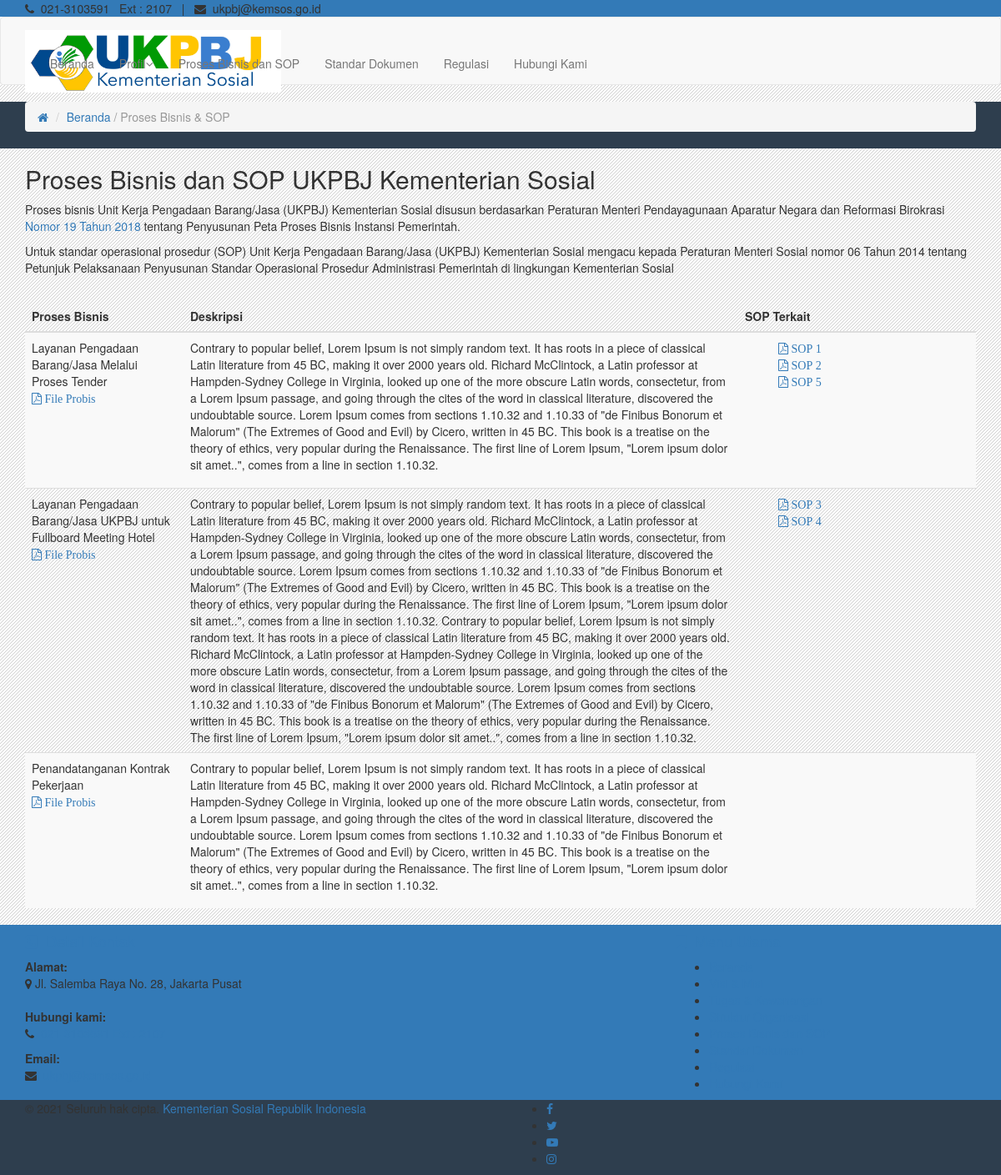
The app's page /probis_sop/ with its own data.
### portal/models.py (models this page shows, shortened)
class Probis(models.Model):
    title = models.CharField(max_length=500)
    description = RichTextField(blank=True, null=True)
    file = models.FileField(
        max_length=255, upload_to='files/', blank=True, null=True)

class SOP(models.Model):
    title = models.CharField(max_length=500)
    description = RichTextField(blank=True, null=True)
    file = models.FileField(
        max_length=255, upload_to='files/', blank=True, null=True)
    probis = models.ForeignKey(
        Probis, on_delete=models.SET_NULL, null=True, blank=True)

### portal/views.py (the view)
# urls.py: path('probis_sop/', views.probis_sop, name='probis_sop'),
def probis_sop(request):
    prosesbisnis = Probis.objects.all()
    context = {
        'prosesbisnis': prosesbisnis,
    }
    return render(request, 'portal/probis_sop.html', context)

### portal/templates/portal/probis_sop.html (shortened to what this page needs)
{%  extends 'portal/main.html' %}
{% load static %}
{% block content %}
 <div class="contents">
    <section id="inner-headline">
        <div class="container">
            <div class="row">
                <div class="col-lg-12">
                    <ul class="breadcrumb">
                        <li><a href="index.html"><i class="fa fa-home"></i></a></li>
                        <li class="active"><a href="{% url 'home' %}">Beranda</a> / Proses Bisnis & SOP</li>
                    </ul>
                </div>
            </div>
        </div>
    </section>
    <section id="content">
        <div class="container">
            <div class="row">
                <div class="col-lg-12">
                    <article>
                        <div dir="ltr">
                                <h2>Proses Bisnis dan SOP UKPBJ Kementerian Sosial</h2>
                                <p>Proses bisnis Unit Kerja Pengadaan Barang/Jasa (UKPBJ) Kementerian Sosial disusun berdasarkan Peraturan Menteri Pendayagunaan Aparatur Negara dan Reformasi Birokrasi
                                    <a href="https://jdih.menpan.go.id/puu-805-Peraturan%20Menpan.html" target="_blank">Nomor 19 Tahun 2018</a> tentang Penyusunan Peta Proses Bisnis Instansi Pemerintah.
                                </p>
                                <p>
                                    Untuk standar operasional prosedur (SOP) Unit Kerja Pengadaan Barang/Jasa (UKPBJ) Kementerian Sosial mengacu kepada
                                    Peraturan Menteri Sosial nomor 06 Tahun 2014 tentang Petunjuk Pelaksanaan Penyusunan Standar Operasional Prosedur Administrasi
                                    Pemerintah di lingkungan Kementerian Sosial
                                </p>
                                <br>
                            </div>
                            <table id="tabel-data" class="table table-striped table-hover" width="100%" cellspacing="0">
                                <thead>
                                    <tr>
                                        <th class="col-lg-2">Proses Bisnis</th>
                                        <th class="col-lg-7">Deskripsi</th>
                                        <th class="col-lg-3 ">SOP Terkait</th>
                                    </tr>
                                </thead>
                                <tbody>
                                    {% for probis in prosesbisnis %}
                                        <tr>
                                            <td>
                                                {{probis.title}}
                                                <br><a href="{{probis.file.url}}" class="fa fa-file-pdf-o"> File Probis</a>
                                            </td>
                                            <td>{{probis.description|safe}}
                                            </td>
                                            <td>
                                                <ul style="list-style-type: none;">
                                                    {% for i in probis.sop_set.all %}
                                                    <li><a href="{{i.file.url}}" target="_blank" class="fa fa-file-pdf-o"> {{i.title}}</a></li>
                                                    {% endfor %}
                                                </ul>
                                            </td>
                                        </tr>
                                    {% endfor %}
                                </tbody>
                            </table>
                        </div>
                </div>
            </div>
        </div>
</div>
{% endblock %}

### static/css/kemensos/css/color.css (style rules this page uses)
a, a:hover, a:focus, a:active, footer a.text-link:hover, strike, .post-meta span a:hover, footer a.text-link, ul.meta-post li a:hover, ul.cat li a:hover, ul.recent li h6 a:hover, ul.portfolio-categ li.active a, ul.portfolio-categ li.active a:hover, ul.portfolio-categ li a:hover, ul.related-post li h4 a:hover, span.highlight, article .post-heading h3 a:hover, .navbar .nav > .active > a, .navbar .nav > .active > a:hover, .navbar .nav > li > a:hover, .navbar .nav > li > a:focus, .navbar .nav > .active > a:focus { color: #3494c8; }
#inner-headline { background: #2e3e4e; }

### static/css/kemensos/css/main.css (style rules this page uses)
a, a:hover, a:focus, a:active, footer a.text-link:hover, strike, .post-meta span a:hover, footer a.text-link, ul.meta-post li a:hover, ul.cat li a:hover, ul.recent li h6 a:hover, ul.portfolio-categ li.active a, ul.portfolio-categ li.active a:hover, ul.portfolio-categ li a:hover, ul.related-post li h4 a:hover, span.highlight, article .post-heading h3 a:hover, .navbar .nav > .active > a, .navbar .nav > .active > a:hover, .navbar .nav > li > a:hover, .navbar .nav > li > a:focus, .navbar .nav > .active > a:focus { color: #337ab7; }
#inner-headline { background: #2e3e4e; }

### records on screen
Probis: title "Layanan Pengadaan Barang/Jasa Melalui Proses Tender", description "Contrary to popular belief, Lorem Ipsum is not simply random text. It has roots in a piece of classical Latin literature from 45 BC, making it over 2000 years old. Richard McClintock, a Latin professor at Hampden-Sydney College in Virginia, looked up one of the more obscure Latin words, consectetur, from a Lorem Ipsum passage, and going through the cites of the word in classical literature, discovered the undoubtable source. Lorem Ipsum comes from sections 1.10.32 and 1.10.33 of \"de Finibus Bonorum et Malorum\" (The Extremes of Good and Evil) by Cicero, written in 45 BC. This book is a treatise on the theory of ethics, very popular during the Renaissance. The first line of Lorem Ipsum,…"
SOP: title "SOP 1"
SOP: title "SOP 2"
SOP: title "SOP 5"
Probis: title "Layanan Pengadaan Barang/Jasa UKPBJ untuk Fullboard Meeting Hotel", description "Contrary to popular belief, Lorem Ipsum is not simply random text. It has roots in a piece of classical Latin literature from 45 BC, making it over 2000 years old. Richard McClintock, a Latin professor at Hampden-Sydney College in Virginia, looked up one of the more obscure Latin words, consectetur, from a Lorem Ipsum passage, and going through the cites of the word in classical literature, discovered the undoubtable source. Lorem Ipsum comes from sections 1.10.32 and 1.10.33 of \"de Finibus Bonorum et Malorum\" (The Extremes of Good and Evil) by Cicero, written in 45 BC. This book is a treatise on the theory of ethics, very popular during the Renaissance. The first line of Lorem Ipsum,…"
SOP: title "SOP 3"
SOP: title "SOP 4"
Probis: title "Penandatanganan Kontrak Pekerjaan", description "Contrary to popular belief, Lorem Ipsum is not simply random text. It has roots in a piece of classical Latin literature from 45 BC, making it over 2000 years old. Richard McClintock, a Latin professor at Hampden-Sydney College in Virginia, looked up one of the more obscure Latin words, consectetur, from a Lorem Ipsum passage, and going through the cites of the word in classical literature, discovered the undoubtable source. Lorem Ipsum comes from sections 1.10.32 and 1.10.33 of \"de Finibus Bonorum et Malorum\" (The Extremes of Good and Evil) by Cicero, written in 45 BC. This book is a treatise on the theory of ethics, very popular during the Renaissance. The first line of Lorem Ipsum,…"
